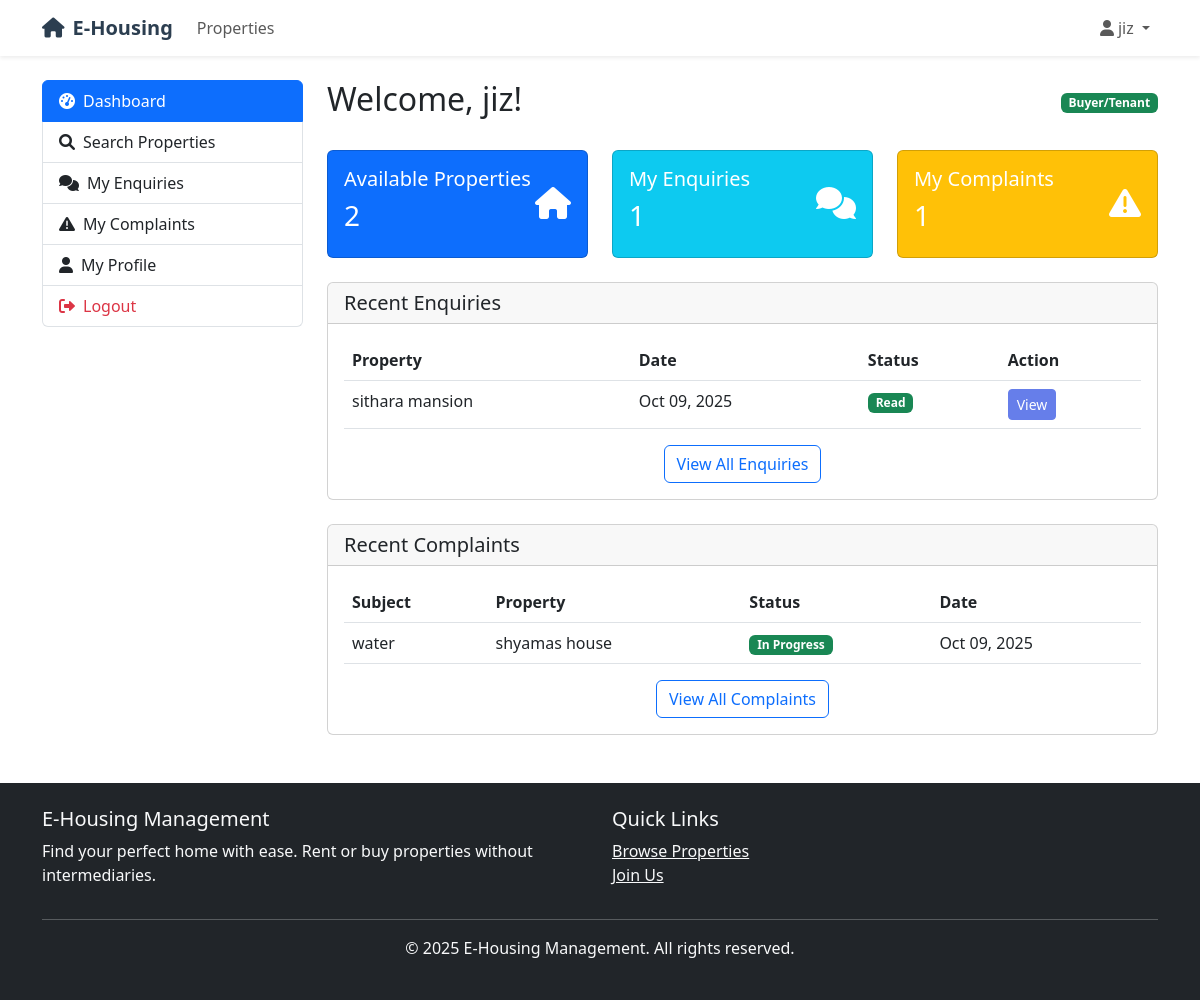
The app's page /accounts/user-dashboard/ (signed in) with its own data.
### accounts/models.py (models this page shows, shortened)
class User(AbstractUser):
    USER_TYPES = (
        ('buyer', 'Buyer/Tenant'),
        ('owner', 'Property Owner'),
        ('admin', 'Administrator'),
    )
    user_type = models.CharField(max_length=10, choices=USER_TYPES, default='buyer')
    is_approved = models.BooleanField(default=False)
    email = models.EmailField(unique=True)

### communications/models.py (models this page shows, shortened)
class Enquiry(models.Model):
    user = models.ForeignKey(User, on_delete=models.CASCADE, related_name='enquiries')
    property = models.ForeignKey(Property, on_delete=models.CASCADE, related_name='enquiries')
    message = models.TextField()
    phone = models.CharField(max_length=15, blank=True)
    is_read = models.BooleanField(default=False)
    created_at = models.DateTimeField(auto_now_add=True)
    class Meta:
        ordering = ['-created_at']
        verbose_name_plural = 'Enquiries'

class Complaint(models.Model):
    STATUS_CHOICES = (
        ('pending', 'Pending'),
        ('in_progress', 'In Progress'),
        ('resolved', 'Resolved'),
        ('closed', 'Closed'),
    )
    user = models.ForeignKey(User, on_delete=models.CASCADE, related_name='complaints')
    property = models.ForeignKey(Property, on_delete=models.CASCADE, related_name='complaints')
    subject = models.CharField(max_length=200)
    description = models.TextField()
    status = models.CharField(max_length=20, choices=STATUS_CHOICES, default='pending')
    owner_response = models.TextField(blank=True)
    created_at = models.DateTimeField(auto_now_add=True)
    updated_at = models.DateTimeField(auto_now=True)
    class Meta:
        ordering = ['-created_at']

### properties/models.py (models this page shows, shortened)
class Property(models.Model):
    PROPERTY_TYPES = (
        ('rent', 'For Rent'),
        ('sell', 'For Sale'),
    )
    PROPERTY_CATEGORIES = (
        ('apartment', 'Apartment'),
        ('house', 'House'),
        ('villa', 'Villa'),
        ('studio', 'Studio'),
        ('room', 'Room'),
        ('commercial', 'Commercial'),
    )
    owner = models.ForeignKey(User, on_delete=models.CASCADE, related_name='properties')
    title = models.CharField(max_length=200)
    description = models.TextField()
    property_type = models.CharField(max_length=10, choices=PROPERTY_TYPES)
    category = models.CharField(max_length=20, choices=PROPERTY_CATEGORIES)
    price = models.DecimalField(max_digits=12, decimal_places=2)
    bedrooms = models.PositiveIntegerField(default=1)
    bathrooms = models.PositiveIntegerField(default=1)
    area = models.PositiveIntegerField(help_text='Area in square feet')
    address = models.TextField()
    city = models.CharField(max_length=100)
    state = models.CharField(max_length=100)
    pincode = models.CharField(max_length=10)
    is_approved = models.BooleanField(default=False)
    is_available = models.BooleanField(default=True)
    created_at = models.DateTimeField(auto_now_add=True)
    updated_at = models.DateTimeField(auto_now=True)
    parking = models.BooleanField(default=False)
    furnished = models.BooleanField(default=False)
    balcony = models.BooleanField(default=False)
    gym = models.BooleanField(default=False)
    swimming_pool = models.BooleanField(default=False)
    class Meta:
        ordering = ['-created_at']
        verbose_name_plural = 'Properties'

### accounts/views.py (the view)
# urls.py: path('user-dashboard/', views.user_dashboard, name='user_dashboard'),
@login_required
def user_dashboard(request):
    if request.user.user_type != 'buyer':
        messages.error(request, 'Access denied.')
        return redirect('home')
    properties = Property.objects.filter(is_approved=True)
    my_enquiries = Enquiry.objects.filter(user=request.user).order_by('-created_at')[:5]
    my_complaints = Complaint.objects.filter(user=request.user).order_by('-created_at')[:5]
    context = {
        'properties': properties,
        'my_enquiries': my_enquiries,
        'my_complaints': my_complaints,
    }
    return render(request, 'accounts/user_dashboard.html', context)

### templates/accounts/user_dashboard.html (shortened to what this page needs)
{% extends 'base.html' %}
{% block content %}
<div class="container mt-4">
    <div class="row">
        <div class="col-md-3">
            <div class="list-group">
                <a href="{% url 'accounts:user_dashboard' %}" class="list-group-item list-group-item-action active">
                    <i class="fas fa-tachometer-alt me-2"></i>Dashboard
                </a>
                <a href="{% url 'properties:list' %}" class="list-group-item list-group-item-action">
                    <i class="fas fa-search me-2"></i>Search Properties
                </a>
                <a href="{% url 'communications:my_enquiries' %}" class="list-group-item list-group-item-action">
                    <i class="fas fa-comments me-2"></i>My Enquiries
                </a>
                <a href="{% url 'communications:my_complaints' %}" class="list-group-item list-group-item-action">
                    <i class="fas fa-exclamation-triangle me-2"></i>My Complaints
                </a>
                <a href="{% url 'accounts:profile' %}" class="list-group-item list-group-item-action">
                    <i class="fas fa-user me-2"></i>My Profile
                </a>
                <a href="{% url 'accounts:logout' %}" class="list-group-item list-group-item-action text-danger">
                    <i class="fas fa-sign-out-alt me-2"></i>Logout
                </a>
            </div>
        </div>
        <div class="col-md-9">
            <div class="d-flex justify-content-between align-items-center mb-4">
                <h2>Welcome, {{ user.username }}!</h2>
                <span class="badge bg-success">{{ user.get_user_type_display }}</span>
            </div>
            <div class="row mb-4">
                <div class="col-md-4">
                    <div class="card bg-primary text-white">
                        <div class="card-body">
                            <div class="d-flex justify-content-between">
                                <div>
                                    <h5>Available Properties</h5>
                                    <h3>{{ properties.count }}</h3>
                                </div>
                                <div class="align-self-center">
                                    <i class="fas fa-home fa-2x"></i>
                                </div>
                            </div>
                        </div>
                    </div>
                </div>
                <div class="col-md-4">
                    <div class="card bg-info text-white">
                        <div class="card-body">
                            <div class="d-flex justify-content-between">
                                <div>
                                    <h5>My Enquiries</h5>
                                    <h3>{{ my_enquiries.count }}</h3>
                                </div>
                                <div class="align-self-center">
                                    <i class="fas fa-comments fa-2x"></i>
                                </div>
                            </div>
                        </div>
                    </div>
                </div>
                <div class="col-md-4">
                    <div class="card bg-warning text-white">
                        <div class="card-body">
                            <div class="d-flex justify-content-between">
                                <div>
                                    <h5>My Complaints</h5>
                                    <h3>{{ my_complaints.count }}</h3>
                                </div>
                                <div class="align-self-center">
                                    <i class="fas fa-exclamation-triangle fa-2x"></i>
                                </div>
                            </div>
                        </div>
                    </div>
                </div>
            </div>
            <div class="card mb-4">
                <div class="card-header">
                    <h5 class="mb-0">Recent Enquiries</h5>
                </div>
                <div class="card-body">
                    {% if my_enquiries %}
                        <div class="table-responsive">
                            <table class="table table-hover">
                                <thead>
                                    <tr>
                                        <th>Property</th>
                                        <th>Date</th>
                                        <th>Status</th>
                                        <th>Action</th>
                                    </tr>
                                </thead>
                                <tbody>
                                    {% for enquiry in my_enquiries %}
                                    <tr>
                                        <td>{{ enquiry.property.title }}</td>
                                        <td>{{ enquiry.created_at|date:"M d, Y" }}</td>
                                        <td>
                                            {% if enquiry.is_read %}
                                                <span class="badge bg-success">Read</span>
                                            {% else %}
                                                <span class="badge bg-warning">Pending</span>
                                            {% endif %}
                                        </td>
                                        <td>
                                            <a href="{% url 'communications:enquiry_detail' enquiry.id %}" class="btn btn-sm btn-primary">View</a>
                                        </td>
                                    </tr>
                                    {% endfor %}
                                </tbody>
                            </table>
                        </div>
                        <div class="text-center">
                            <a href="{% url 'communications:my_enquiries' %}" class="btn btn-outline-primary">View All Enquiries</a>
                        </div>
                    {% else %}
                        <p class="text-muted">You haven't made any enquiries yet.</p>
                        <a href="{% url 'properties:list' %}" class="btn btn-primary">Browse Properties</a>
                    {% endif %}
                </div>
            </div>
            <div class="card">
                <div class="card-header">
                    <h5 class="mb-0">Recent Complaints</h5>
                </div>
                <div class="card-body">
                    {% if my_complaints %}
                        <div class="table-responsive">
                            <table class="table table-hover">
                                <thead>
                                    <tr>
                                        <th>Subject</th>
                                        <th>Property</th>
                                        <th>Status</th>
                                        <th>Date</th>
                                    </tr>
                                </thead>
                                <tbody>
                                    {% for complaint in my_complaints %}
                                    <tr>
                                        <td>{{ complaint.subject }}</td>
                                        <td>{{ complaint.property.title }}</td>
                                        <td>
                                            <span class="badge bg-{{ complaint.status|yesno:'success,warning,info,secondary' }}">
                                                {{ complaint.get_status_display }}
                                            </span>
                                        </td>
                                        <td>{{ complaint.created_at|date:"M d, Y" }}</td>
                                    </tr>
                                    {% endfor %}
                                </tbody>
                            </table>
                        </div>
                        <div class="text-center">
                            <a href="{% url 'communications:my_complaints' %}" class="btn btn-outline-primary">View All Complaints</a>
                        </div>
                    {% else %}
                        <p class="text-muted">No complaints filed.</p>
                    {% endif %}
                </div>
            </div>
        </div>
    </div>
</div>
{% endblock %}

### templates/base.html (shortened to what this page needs)
<!DOCTYPE html>
<html lang="en">
<head>
    <link href="https://cdn.jsdelivr.net/npm/bootstrap@5.3.0/dist/css/bootstrap.min.css" rel="stylesheet">
    <link href="https://cdnjs.cloudflare.com/ajax/libs/font-awesome/6.0.0/css/all.min.css" rel="stylesheet">
</head>
<body>
    <nav class="navbar navbar-expand-lg navbar-light bg-white shadow-sm">
        <div class="container">
            <a class="navbar-brand" href="{% url 'home' %}">
                <i class="fas fa-home me-2"></i>E-Housing
            </a>
            <div class="collapse navbar-collapse" id="navbarNav">
                <ul class="navbar-nav me-auto">
                    <li class="nav-item">
                        <a class="nav-link" href="{% url 'properties:list' %}">Properties</a>
                    </li>
                </ul>
                <ul class="navbar-nav">
                    {% if user.is_authenticated %}
                        <li class="nav-item dropdown">
                            <a class="nav-link dropdown-toggle" href="#" id="navbarDropdown" role="button" data-bs-toggle="dropdown">
                                <i class="fas fa-user me-1"></i>{{ user.username }}
                            </a>
                        </li>
                    {% endif %}
                </ul>
            </div>
        </div>
    </nav>
    <main>
        {% block content %}
        {% endblock %}
    </main>
    <footer class="bg-dark text-light py-4 mt-5">
        <div class="container">
            <div class="row">
                <div class="col-md-6">
                    <h5>E-Housing Management</h5>
                    <p>Find your perfect home with ease. Rent or buy properties without intermediaries.</p>
                </div>
                <div class="col-md-6">
                    <h5>Quick Links</h5>
                    <ul class="list-unstyled">
                        <li><a href="{% url 'properties:list' %}" class="text-light">Browse Properties</a></li>
                        <li><a href="{% url 'accounts:register' %}" class="text-light">Join Us</a></li>
                    </ul>
                </div>
            </div>
            <hr>
            <div class="text-center">
                <p>&copy; 2025 E-Housing Management. All rights reserved.</p>
            </div>
        </div>
    </footer>
</body>
</html>

### templates/base.html (style rules this page uses)
.navbar-brand { font-weight: bold; color: #2c3e50 !important; }
.btn-primary { background-color: #667eea; border-color: #667eea; }

### records on screen
User: username "jiz", user_type "Buyer/Tenant"
Enquiry: property "sithara mansion", created_at "Oct 09, 2025", is_read "Read"
Complaint: subject "water", property "shyamas house", status "In Progress", created_at "Oct 09, 2025"

### other values on screen
{{ properties.count }} "2"
{{ my_enquiries.count }} "1"
{{ my_complaints.count }} "1"
